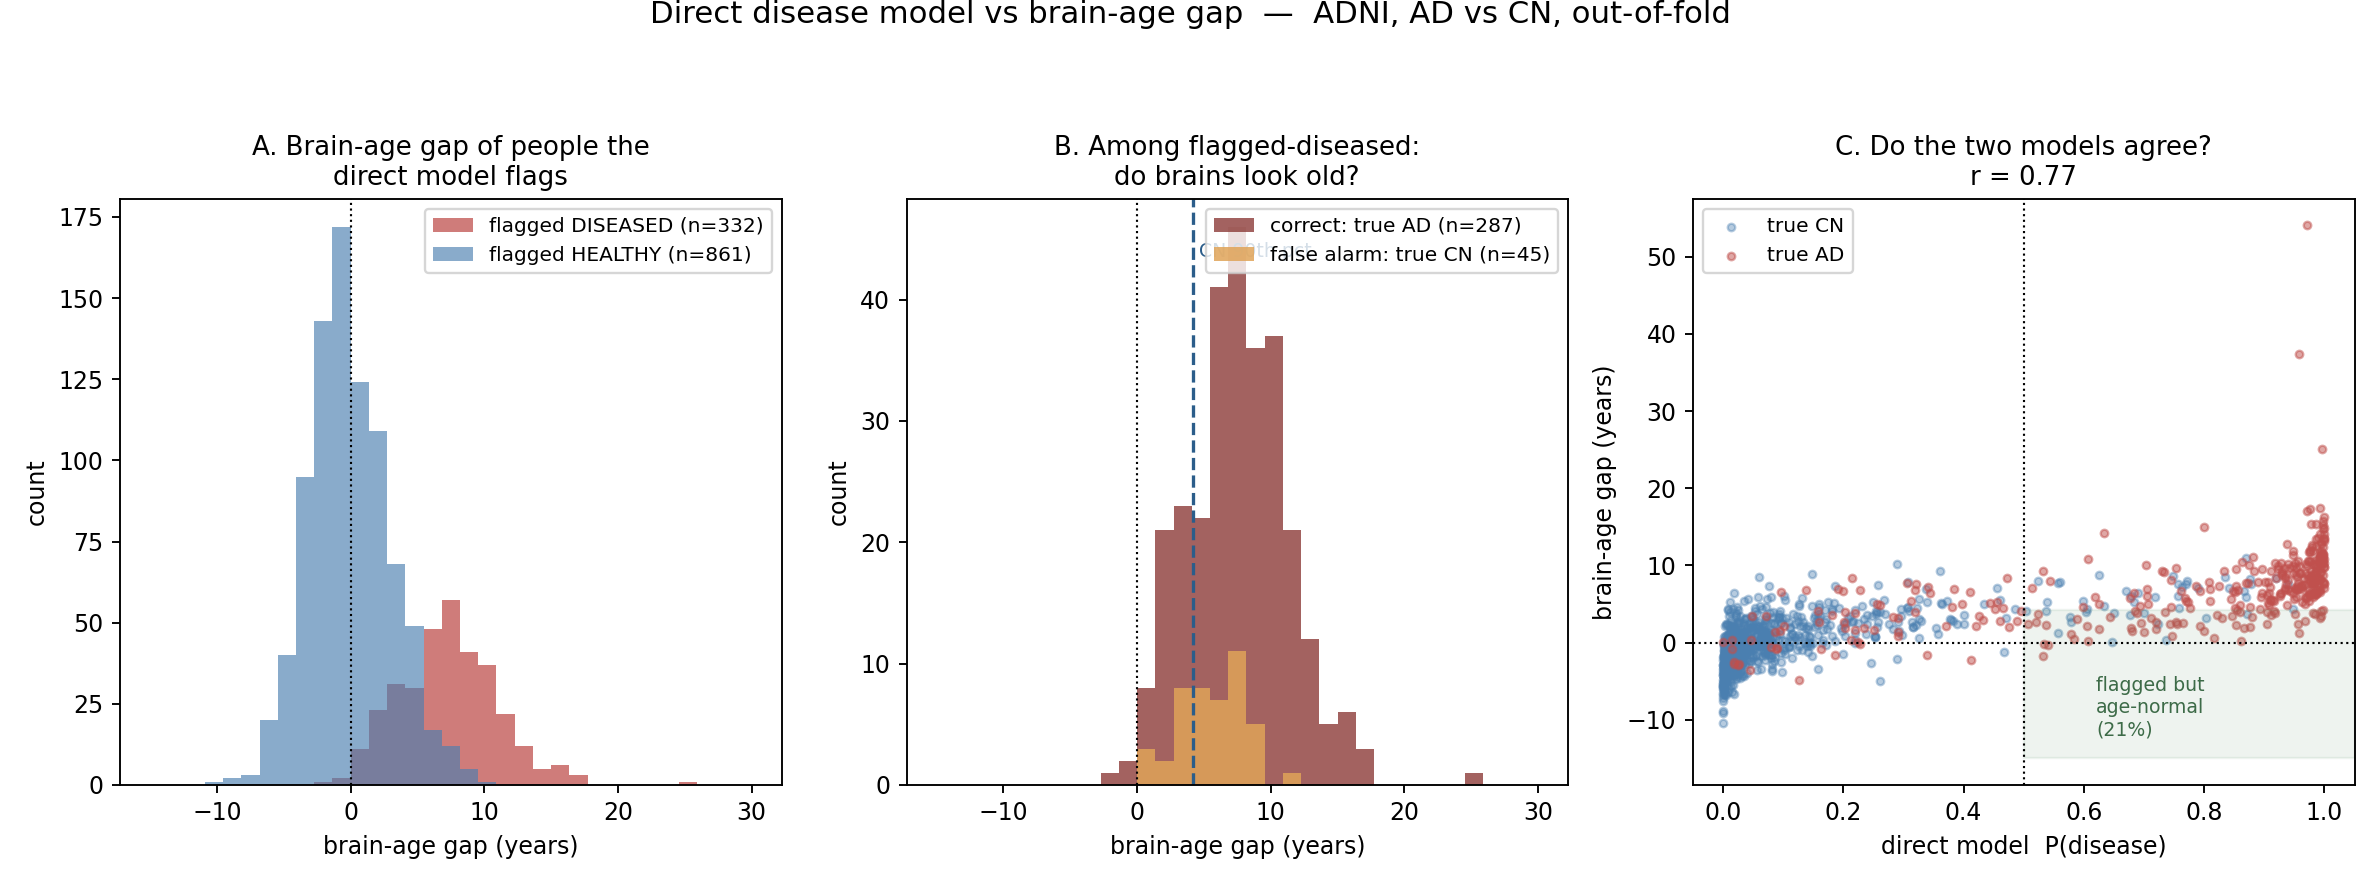

This chart was generated by the following Python code:
#!/usr/bin/env python
# -*- coding: utf-8 -*-
import matplotlib
matplotlib.use("Agg")
import matplotlib.pyplot as plt
import numpy as np

OUT = r"C:\Users\Sibetalaee\Desktop\PhD\Brain Age Estimation\pilot"
z = np.load(f"{OUT}/exp5_agreement.npz")
direct, gap, y, flag = z["direct"], z["gap"], z["y"], z["flagged"].astype(bool)

fig = plt.figure(figsize=(14, 5.2))

# -------- Panel A: the requested histogram
ax = fig.add_subplot(1, 3, 1)
bins = np.linspace(-15, 30, 34)
ax.hist(gap[flag], bins=bins, color="#c0504d", alpha=.75,
        label=f"flagged DISEASED (n={flag.sum()})")
ax.hist(gap[~flag], bins=bins, color="#4a7fb0", alpha=.65,
        label=f"flagged HEALTHY (n={(~flag).sum()})")
ax.axvline(0, color="k", lw=.9, ls=":")
ax.set_xlabel("brain-age gap (years)"); ax.set_ylabel("count")
ax.set_title("A. Brain-age gap of people the\ndirect model flags", fontsize=11)
ax.legend(fontsize=8.5)

# -------- Panel B: among flagged-diseased, correct vs false alarm
ax = fig.add_subplot(1, 3, 2)
tp = flag & (y == 1)
fp = flag & (y == 0)
ax.hist(gap[tp], bins=bins, color="#8c3b38", alpha=.8,
        label=f"correct: true AD (n={tp.sum()})")
ax.hist(gap[fp], bins=bins, color="#e0a458", alpha=.85,
        label=f"false alarm: true CN (n={fp.sum()})")
ax.axvline(0, color="k", lw=.9, ls=":")
thr = np.percentile(gap[y == 0], 90)
ax.axvline(thr, color="#2b5d8a", lw=1.4, ls="--")
ax.text(thr + .4, ax.get_ylim()[1]*.9, "CN 90th pct", color="#2b5d8a", fontsize=8)
ax.set_xlabel("brain-age gap (years)"); ax.set_ylabel("count")
ax.set_title("B. Among flagged-diseased:\ndo brains look old?", fontsize=11)
ax.legend(fontsize=8.5)

# -------- Panel C: scatter, the two models against each other
ax = fig.add_subplot(1, 3, 3)
ax.scatter(direct[y == 0], gap[y == 0], s=10, alpha=.4, color="#4a7fb0", label="true CN")
ax.scatter(direct[y == 1], gap[y == 1], s=10, alpha=.5, color="#c0504d", label="true AD")
ax.axvline(0.5, color="k", lw=.9, ls=":")
ax.axhline(0, color="k", lw=.9, ls=":")
r = np.corrcoef(direct, gap)[0, 1]
ax.set_xlabel("direct model  P(disease)")
ax.set_ylabel("brain-age gap (years)")
ax.set_title(f"C. Do the two models agree?\nr = {r:.2f}", fontsize=11)
ax.legend(fontsize=8.5, loc="upper left")
# highlight the interesting quadrant: flagged but age-normal
ax.axhspan(-15, thr, xmin=0.5, xmax=1.0, color="#5a9367", alpha=.10)
ax.text(0.62, -12, "flagged but\nage-normal\n(21%)", fontsize=8, color="#3d6b48")

fig.suptitle("Direct disease model vs brain-age gap  —  ADNI, AD vs CN, out-of-fold",
             fontsize=13, y=1.00)
plt.tight_layout(rect=[0, 0, 1, 0.94])
plt.savefig(f"{OUT}/fig8_agreement.png", dpi=170)
print("saved")
